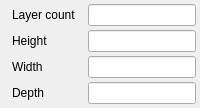
          <widget class="QWidget" name="tabPageModelInfo">
           <property name="sizePolicy">
            <sizepolicy hsizetype="MinimumExpanding" vsizetype="Maximum">
             <horstretch>0</horstretch>
             <verstretch>0</verstretch>
            </sizepolicy>
           </property>
           <attribute name="title">
            <string>Model Info</string>
           </attribute>
           <layout class="QGridLayout" name="gridLayout_6">
            <property name="leftMargin">
             <number>12</number>
            </property>
            <property name="topMargin">
             <number>4</number>
            </property>
            <property name="rightMargin">
             <number>4</number>
            </property>
            <property name="bottomMargin">
             <number>4</number>
            </property>
            <property name="spacing">
             <number>4</number>
            </property>
            <item row="3" column="1">
             <widget class="QLineEdit" name="lineEditModelInfoDepth">
              <property name="sizePolicy">
               <sizepolicy hsizetype="Maximum" vsizetype="Maximum">
                <horstretch>0</horstretch>
                <verstretch>0</verstretch>
               </sizepolicy>
              </property>
              <property name="maximumSize">
               <size>
                <width>140</width>
                <height>16777215</height>
               </size>
              </property>
              <property name="alignment">
               <set>Qt::AlignCenter</set>
              </property>
              <property name="readOnly">
               <bool>true</bool>
              </property>
              <property name="clearButtonEnabled">
               <bool>false</bool>
              </property>
             </widget>
            </item>
            <item row="1" column="1">
             <widget class="QLineEdit" name="lineEditModelInfoHeight">
              <property name="sizePolicy">
               <sizepolicy hsizetype="Maximum" vsizetype="Maximum">
                <horstretch>0</horstretch>
                <verstretch>0</verstretch>
               </sizepolicy>
              </property>
              <property name="maximumSize">
               <size>
                <width>140</width>
                <height>16777215</height>
               </size>
              </property>
              <property name="alignment">
               <set>Qt::AlignCenter</set>
              </property>
              <property name="readOnly">
               <bool>true</bool>
              </property>
              <property name="clearButtonEnabled">
               <bool>false</bool>
              </property>
             </widget>
            </item>
            <item row="2" column="0">
             <widget class="QLabel" name="labelModelInfoWidth">
              <property name="sizePolicy">
               <sizepolicy hsizetype="Preferred" vsizetype="Preferred">
                <horstretch>0</horstretch>
                <verstretch>0</verstretch>
               </sizepolicy>
              </property>
              <property name="text">
               <string>Width</string>
              </property>
             </widget>
            </item>
            <item row="5" column="0" colspan="2">
             <spacer name="pageModelInfoBottomSpacer">
              <property name="orientation">
               <enum>Qt::Vertical</enum>
              </property>
              <property name="sizeType">
               <enum>QSizePolicy::Expanding</enum>
              </property>
              <property name="sizeHint" stdset="0">
               <size>
                <width>20</width>
                <height>0</height>
               </size>
              </property>
             </spacer>
            </item>
            <item row="1" column="0">
             <widget class="QLabel" name="labelModelInfoHeight">
              <property name="sizePolicy">
               <sizepolicy hsizetype="Preferred" vsizetype="Preferred">
                <horstretch>0</horstretch>
                <verstretch>0</verstretch>
               </sizepolicy>
              </property>
              <property name="text">
               <string>Height</string>
              </property>
             </widget>
            </item>
            <item row="2" column="1">
             <widget class="QLineEdit" name="lineEditModelInfoWidth">
              <property name="sizePolicy">
               <sizepolicy hsizetype="Maximum" vsizetype="Maximum">
                <horstretch>0</horstretch>
                <verstretch>0</verstretch>
               </sizepolicy>
              </property>
              <property name="maximumSize">
               <size>
                <width>140</width>
                <height>16777215</height>
               </size>
              </property>
              <property name="alignment">
               <set>Qt::AlignCenter</set>
              </property>
              <property name="readOnly">
               <bool>true</bool>
              </property>
              <property name="clearButtonEnabled">
               <bool>false</bool>
              </property>
             </widget>
            </item>
            <item row="3" column="0">
             <widget class="QLabel" name="labelModelInfoDepth">
              <property name="sizePolicy">
               <sizepolicy hsizetype="Preferred" vsizetype="Preferred">
                <horstretch>0</horstretch>
                <verstretch>0</verstretch>
               </sizepolicy>
              </property>
              <property name="text">
               <string>Depth</string>
              </property>
             </widget>
            </item>
            <item row="0" column="0">
             <widget class="QLabel" name="labelModelInfoLayerCount">
              <property name="text">
               <string>Layer count</string>
              </property>
             </widget>
            </item>
            <item row="0" column="1">
             <widget class="QLineEdit" name="lineEditModelInfoLayerCount">
              <property name="sizePolicy">
               <sizepolicy hsizetype="Maximum" vsizetype="Maximum">
                <horstretch>0</horstretch>
                <verstretch>0</verstretch>
               </sizepolicy>
              </property>
              <property name="maximumSize">
               <size>
                <width>140</width>
                <height>16777215</height>
               </size>
              </property>
              <property name="alignment">
               <set>Qt::AlignCenter</set>
              </property>
              <property name="readOnly">
               <bool>true</bool>
              </property>
             </widget>
            </item>
           </layout>
          </widget>
